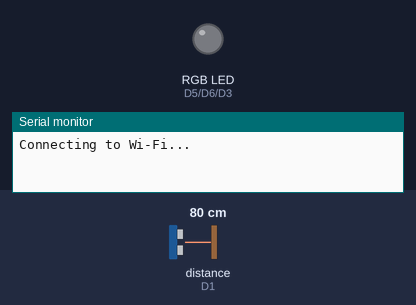
A sketch run on a simulated ESP8266 (NodeMCU). On the bench: an RGB LED mixed from three pins (HIGH = lit), the last lines printed to the serial monitor. Wiring (inferred from the names in the program): ultrasonic range finder: trigger D0; echo D1. Inputs (shaded band) come from the test bench; at power-on: distance to the obstacle (sensor on D1) 80 cm. The echo pulse lasts 58.3 µs per cm; WiFi joins after 1.5 s; servers stay silent unless stated; no MQTT or app messages arrive unless stated; pins used as bus, display or sensor lines are not drawn.

Above: at 0.1 s.
At 5.8 s:
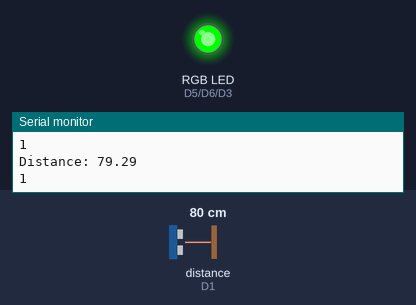
5.9 s: distance to the obstacle (sensor on D1) set to 54 cm
11.9 s: distance to the obstacle (sensor on D1) set to 47 cm
At 16.1 s:
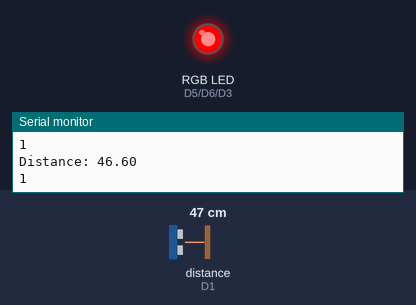
Timing chart, 0 to 17.6 s (numbered marks = the images above; inputs shaded):
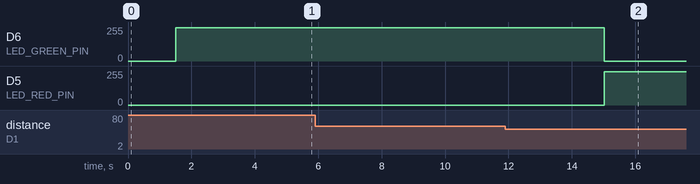

Measured:
- the behaviour switches between 51 and 50 cm on distance to the obstacle (sensor on D1) (found by bisection; images 1 and 2)
- after the input at 11.9 s, D6 (LED_GREEN_PIN): 250/255 → 0/255 after 3.1 s; D5 (LED_RED_PIN): 0/255 → 250/255 after 3.1 s

The sketch:

HC-SR04.ino
```cpp
#include <ESP8266WiFi.h>
#include <Ticker.h>
#include <AsyncMqttClient.h>


#define WIFI_SSID "AndroidAP"
#define WIFI_PASSWORD "rnq20cck"

#define MQTT_HOST IPAddress(192, 168, 43, 224)
#define MQTT_PORT 1883

#define TRIGGER_PIN 16 //D0
#define ECHO_PIN 5 //D1

#define LED_RED_PIN D5
#define LED_GREEN_PIN D6
#define LED_BLUE_PIN D3

AsyncMqttClient mqttClient;
Ticker mqttReconnectTimer;

WiFiEventHandler wifiConnectHandler;
WiFiEventHandler wifiDisconnectHandler;
Ticker wifiReconnectTimer;

void connectToWifi() {
  Serial.println("Connecting to Wi-Fi...");
  WiFi.begin(WIFI_SSID, WIFI_PASSWORD);
}

void connectToMqtt() {
  Serial.println("Connecting to MQTT...");
  mqttClient.connect();
  mqttClient.setWill("system/status", 1, true, "ende");
}

void onWifiConnect(const WiFiEventStationModeGotIP& event) {
  Serial.println("Connected to Wi-Fi.");
  connectToMqtt();
}

void onWifiDisconnect(const WiFiEventStationModeDisconnected& event) {
  Serial.println("Disconnected from Wi-Fi.");
  mqttReconnectTimer.detach(); // ensure we don't reconnect to MQTT while reconnecting to Wi-Fi
  wifiReconnectTimer.once(2, connectToWifi);
}

void onMqttConnect(bool sessionPresent) {
  Serial.println("Connected to MQTT.");
  Serial.print("Session present: ");
  Serial.println(sessionPresent);

  sendPresenceData();
}

void onMqttDisconnect(AsyncMqttClientDisconnectReason reason) {
  Serial.println("Disconnected from MQTT.");

  if (WiFi.isConnected()) {
    mqttReconnectTimer.once(2, connectToMqtt);
  }
}

void setup() {
  Serial.begin(115200);
  Serial.println();

  pinMode(LED_GREEN_PIN, OUTPUT);
  pinMode(LED_RED_PIN, OUTPUT);
  pinMode(LED_BLUE_PIN, OUTPUT);

  pinMode(TRIGGER_PIN, OUTPUT); // Sets the trigPin as an Output
  pinMode(ECHO_PIN, INPUT); // Sets the echoPin as an Input

  wifiConnectHandler = WiFi.onStationModeGotIP(onWifiConnect);
  wifiDisconnectHandler = WiFi.onStationModeDisconnected(onWifiDisconnect);

  mqttClient.onConnect(onMqttConnect);
  mqttClient.onDisconnect(onMqttDisconnect);
  mqttClient.setServer(MQTT_HOST, MQTT_PORT);

  connectToWifi();
}

void sendPresenceData() {
  long duration;
  float distance;

  digitalWrite(TRIGGER_PIN, LOW);
  delayMicroseconds(2);

  // Sets the trigPin on HIGH state for 10 micro seconds
  digitalWrite(TRIGGER_PIN, HIGH);
  delayMicroseconds(10);
  digitalWrite(TRIGGER_PIN, LOW);

  // Reads the echoPin, returns the sound wave travel time in microseconds
  duration = pulseIn(ECHO_PIN, HIGH);

  // Calculating the distance
  distance= duration*0.034/2;
  // Prints the distance on the Serial Monitor
  Serial.print("Distance: ");
  Serial.println(distance);

  if(distance > 50)
  {
    analogWrite(LED_GREEN_PIN,250);
    analogWrite(LED_RED_PIN,0);
    analogWrite(LED_BLUE_PIN,0);
  }
  else
  {
      analogWrite(LED_GREEN_PIN,0);
    analogWrite(LED_RED_PIN,250);
    analogWrite(LED_BLUE_PIN,0);
  }

  uint16_t packetIdPub2 = mqttClient.publish("presence_detection", 1, true, String(distance).c_str());
  Serial.println(packetIdPub2);
}

void loop() {
  delay(5000);
  sendPresenceData();
}
```
